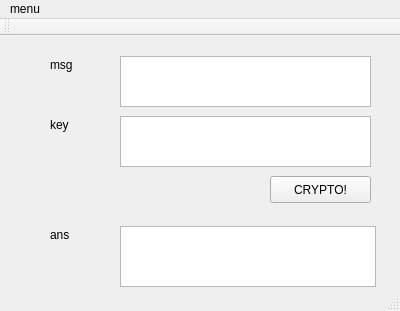
<?xml version="1.0" encoding="UTF-8"?>
<ui version="4.0">
 <class>MainWindow</class>
 <widget class="QMainWindow" name="MainWindow">
  <property name="geometry">
   <rect>
    <x>0</x>
    <y>0</y>
    <width>400</width>
    <height>311</height>
   </rect>
  </property>
  <property name="windowTitle">
   <string>Vigenere</string>
  </property>
  <widget class="QWidget" name="centralWidget">
   <widget class="QLabel" name="label">
    <property name="geometry">
     <rect>
      <x>50</x>
      <y>20</y>
      <width>67</width>
      <height>17</height>
     </rect>
    </property>
    <property name="text">
     <string>msg</string>
    </property>
   </widget>
   <widget class="QLabel" name="label_2">
    <property name="geometry">
     <rect>
      <x>50</x>
      <y>80</y>
      <width>67</width>
      <height>17</height>
     </rect>
    </property>
    <property name="text">
     <string>key</string>
    </property>
   </widget>
   <widget class="QPushButton" name="pushButton">
    <property name="geometry">
     <rect>
      <x>270</x>
      <y>140</y>
      <width>101</width>
      <height>27</height>
     </rect>
    </property>
    <property name="text">
     <string>CRYPTO!</string>
    </property>
   </widget>
   <widget class="QLabel" name="label_3">
    <property name="geometry">
     <rect>
      <x>50</x>
      <y>190</y>
      <width>67</width>
      <height>17</height>
     </rect>
    </property>
    <property name="text">
     <string>ans</string>
    </property>
   </widget>
   <widget class="QTextBrowser" name="textBrowser_3">
    <property name="geometry">
     <rect>
      <x>120</x>
      <y>190</y>
      <width>256</width>
      <height>61</height>
     </rect>
    </property>
   </widget>
   <widget class="QTextEdit" name="textEdit">
    <property name="geometry">
     <rect>
      <x>120</x>
      <y>20</y>
      <width>251</width>
      <height>51</height>
     </rect>
    </property>
   </widget>
   <widget class="QTextEdit" name="textEdit_2">
    <property name="geometry">
     <rect>
      <x>120</x>
      <y>80</y>
      <width>251</width>
      <height>51</height>
     </rect>
    </property>
   </widget>
  </widget>
  <widget class="QMenuBar" name="menuBar">
   <property name="geometry">
    <rect>
     <x>0</x>
     <y>0</y>
     <width>400</width>
     <height>25</height>
    </rect>
   </property>
   <widget class="QMenu" name="menuMenu">
    <property name="title">
     <string>menu</string>
    </property>
    <addaction name="actionDecrypto"/>
   </widget>
   <addaction name="menuMenu"/>
  </widget>
  <widget class="QStatusBar" name="statusBar"/>
  <widget class="QToolBar" name="toolBar">
   <property name="windowTitle">
    <string>toolBar</string>
   </property>
   <attribute name="toolBarArea">
    <enum>TopToolBarArea</enum>
   </attribute>
   <attribute name="toolBarBreak">
    <bool>false</bool>
   </attribute>
  </widget>
  <action name="actionEncrypto">
   <property name="text">
    <string>encrypto</string>
   </property>
  </action>
  <action name="actionDecrypto">
   <property name="text">
    <string>decrypto</string>
   </property>
  </action>
 </widget>
 <layoutdefault spacing="6" margin="11"/>
 <resources/>
 <connections/>
</ui>
